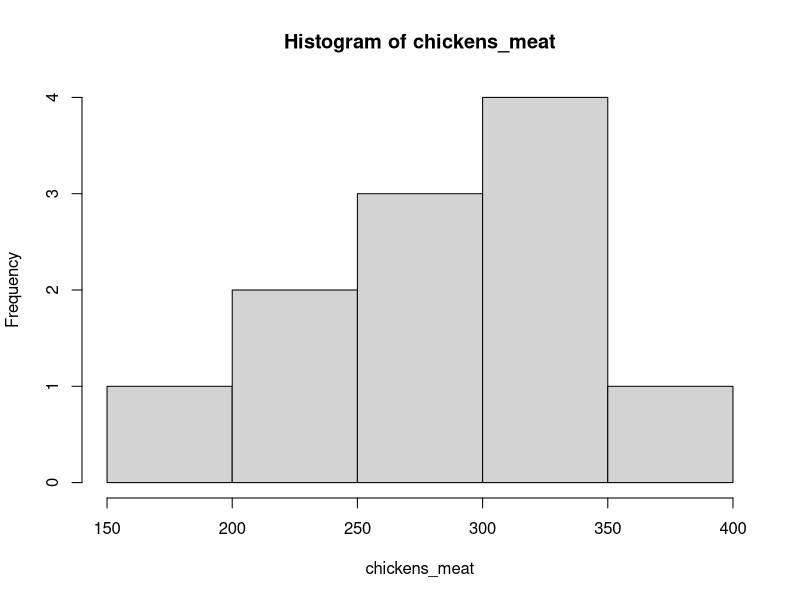
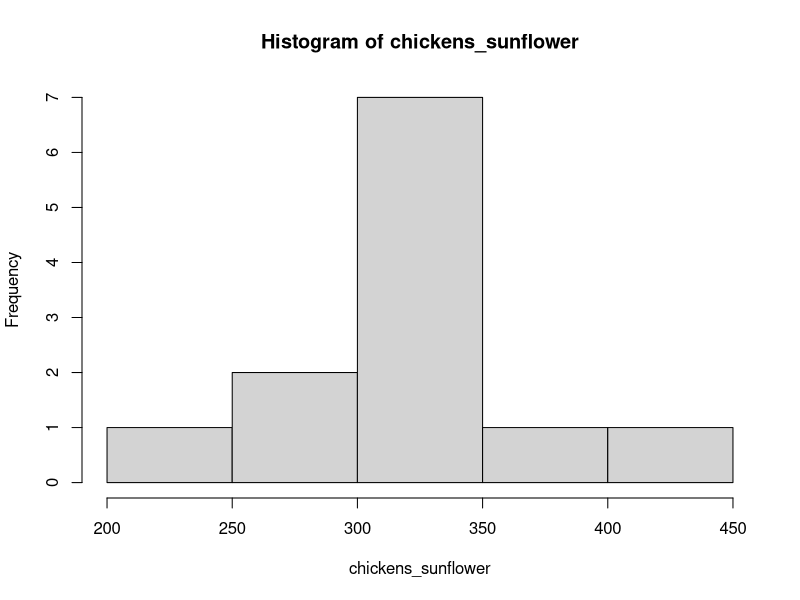
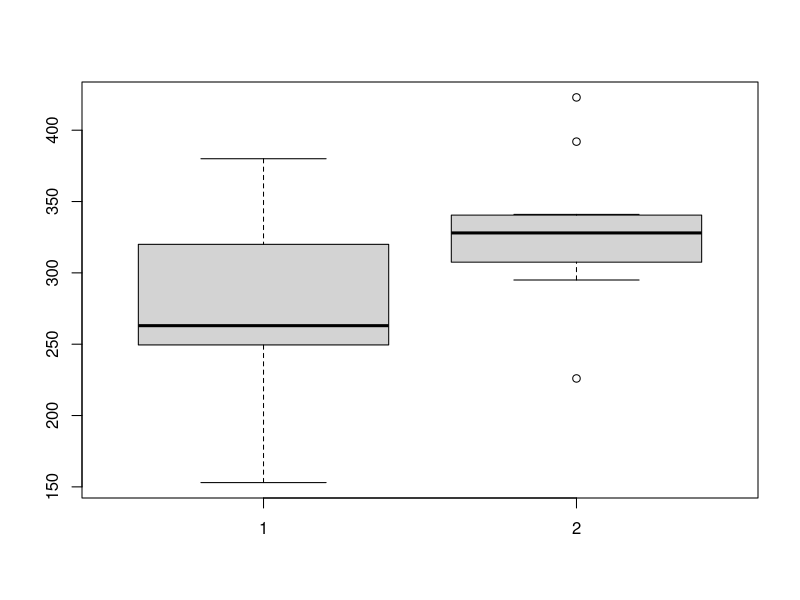
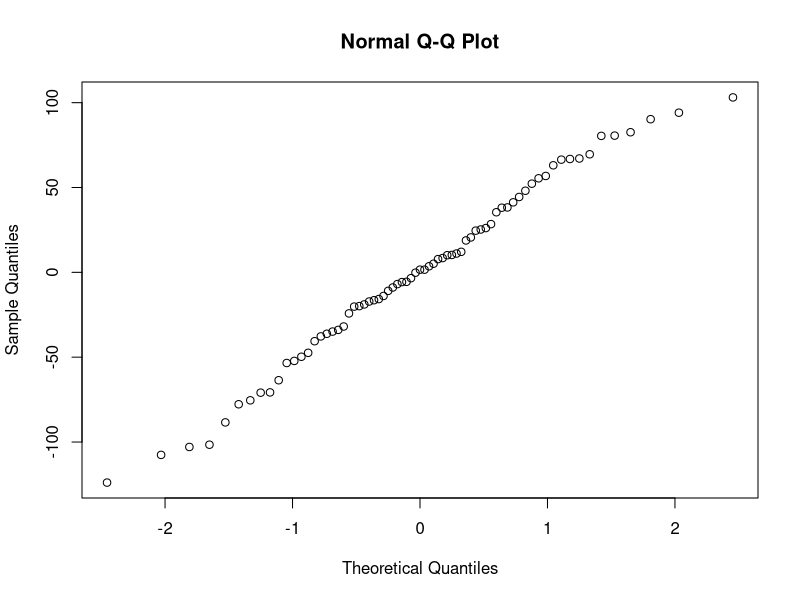

Here is the R script that generated these plots, in order:
# 
# Experimental Data Analysis exercise 5 
# Question 5

# A

# The data is not paired because two measures come from two different experimental units 
chickens <- chickwts

chickens_meat <- chickens[49:59, 1]
chickens_sunflower <- chickens[37:48, 1]
hist(chickens_meat); hist(chickens_sunflower); boxplot(chickens_meat,chickens_sunflower)


test_1 <- t.test(chickens_meat,chickens_sunflower)
# print(test_1) -> result of paired t is statistically significant difference in the means

test_2 <- wilcox.test(chickens_meat,chickens_sunflower)
# print(test_2) -> result of mann whitnet is no statical significant difference in the medians

test_3 <-  ks.test(chickens_meat,chickens_sunflower)
# print(test_3) -> according to this two sided test, the means are different based on the vertical distance


# B

lm <- lm(weight ~ as.factor(feed), data = chickens)
summary(lm)
anova(lm)

# From the summary and anova we can see that there is a significant influence of types of food on chicken weights

# the summary show that: (note it is in alphabetic order)
# these are the expectations ? better way to extract these
casein <- 323.583
horsebean <- -163.383 + 323.583
linsead <- -104.833 +  323.583
meatmeal <- -46.674 +  323.583
soybean <- -77.155 + 323.583
sunflower <- -5.333  + 323.583


# C
# we do not have many data points so we combine them into one plot
# it looks like the errors are normally distributed
# put them in a dataframe and check the variances

par(mfrow=c(1,1)); qqnorm(residuals(lm))


#D 

attach(chickens) ; kruskal.test(weight ,feed)
anova(lm)

# It seems that both methods yield no real difference in the results. This is probably because 
# the sample are points are normally distributed and have the same variance (can be seen from qq plot)







# For making it nicer: put everything in a datafrmae Create list for all different kinds of food, make dataframe of them later 
# 
# chickens_meat <- chickens[49:59, 1]
# chickens_sunflower <- chickens[37:48, 1]
# chickens_horsebean <- chickens[1:10, 1]
# chickens_horsebean <- chickens[11:22, 1]
# chickens_horsebean <- chickens[23:36, 1]
# chickens_meatmeal <- chickens[49:59, 1]
# chickens_casein <- chickens[60:71, 1]
# 
# mean(chickens_meat)
# mean(chickens_sunflower)



